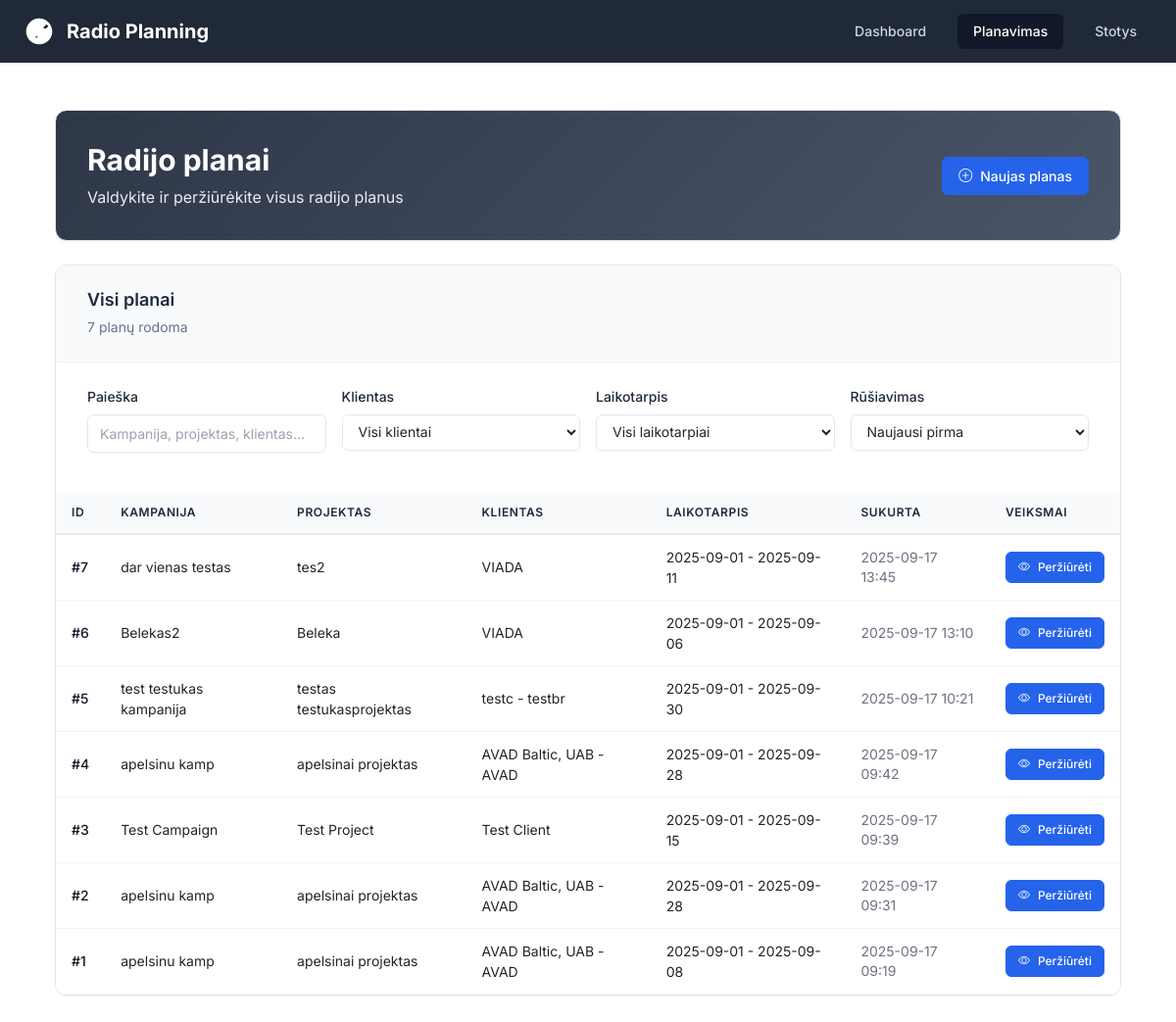
Screenshot of /planning with the database file from the repository.
### app/models.py (models this page shows, shortened)
class RadioPlan(db.Model):
    __tablename__ = 'radio_plans'
    id = db.Column(db.Integer, primary_key=True)
    campaign_id = db.Column(db.Integer, nullable=False)  # From projects-crm
    campaign_name = db.Column(db.String(200))
    project_id = db.Column(db.Integer)
    project_name = db.Column(db.String(200))
    client_brand_id = db.Column(db.Integer)
    client_brand_name = db.Column(db.String(200))
    start_date = db.Column(db.Date, nullable=False)
    end_date = db.Column(db.Date, nullable=False)
    target_audience = db.Column(db.String(50), nullable=False)
    our_discount = db.Column(db.Float, default=0)  # Percentage
    client_discount = db.Column(db.Float, default=0)  # Percentage
    created_at = db.Column(db.DateTime, default=datetime.utcnow)
    updated_at = db.Column(db.DateTime, default=datetime.utcnow, onupdate=datetime.utcnow)
    spots = db.relationship('RadioSpot', backref='plan', lazy='dynamic', cascade='all, delete-orphan')
    clips = db.relationship('RadioClip', backref='plan', lazy='dynamic', cascade='all, delete-orphan')
    selected_stations = db.relationship('RadioStation', secondary=plan_stations, lazy='subquery',
                                      backref=db.backref('plans', lazy=True))

### app/routes.py (the view)
@main_bp.route('/planning')
def planning():
    plans = RadioPlan.query.order_by(RadioPlan.created_at.desc()).all()
    return render_template('planning.html', plans=plans)

### app/templates/planning.html (shortened to what this page needs)
{% extends "base.html" %}
{% block content %}
<div class="container-fluid p-0">
    <div class="dashboard-header mb-4">
        <div class="header-content">
            <div class="flex justify-between items-center">
                <div>
                    <h1 class="text-3xl font-bold mb-2">Radijo planai</h1>
                    <p class="opacity-90">Valdykite ir peržiūrėkite visus radijo planus</p>
                </div>
                <a href="{{ url_for('main.new_plan') }}" class="btn-professional btn-primary">
                    <i class="bi bi-plus-circle"></i>
                    <span>Naujas planas</span>
                </a>
            </div>
        </div>
    </div>
    <div class="professional-section">
        <div class="section-header">
            <div class="section-title">
                <h3>Visi planai</h3>
                <span class="section-subtitle"><span id="filteredCount">{{ plans | length }}</span> planų rodoma</span>
            </div>
        </div>
        <div class="filter-content">
            <div class="filter-grid">
                <div class="filter-item">
                    <label for="searchFilter" class="filter-label">Paieška</label>
                    <input type="text" id="searchFilter" class="filter-input" placeholder="Kampanija, projektas, klientas...">
                </div>
                <div class="filter-item">
                    <label for="clientFilter" class="filter-label">Klientas</label>
                    <select id="clientFilter" class="filter-select">
                        <option value="">Visi klientai</option>
                    </select>
                </div>
                <div class="filter-item">
                    <label for="dateFilter" class="filter-label">Laikotarpis</label>
                    <select id="dateFilter" class="filter-select">
                        <option value="">Visi laikotarpiai</option>
                    </select>
                </div>
                <div class="filter-item">
                    <label for="sortFilter" class="filter-label">Rūšiavimas</label>
                    <select id="sortFilter" class="filter-select">
                        <option value="newest">Naujausi pirma</option>
                    </select>
                </div>
            </div>
        </div>
        <div class="table-container">
            {% if plans %}
            <div class="table-responsive">
                <table class="professional-table">
                    <thead>
                        <tr>
                            <th>ID</th>
                            <th>Kampanija</th>
                            <th>Projektas</th>
                            <th>Klientas</th>
                            <th>Laikotarpis</th>
                            <th>Sukurta</th>
                            <th>Veiksmai</th>
                        </tr>
                    </thead>
                    <tbody>
                        {% for plan in plans %}
                        <tr class="plan-row"
                            data-campaign="{{ (plan.campaign_name or '')|lower }}"
                            data-project="{{ (plan.project_name or '')|lower }}"
                            data-client="{{ (plan.client_brand_name or '')|lower }}"
                            data-start-date="{{ plan.start_date.strftime('%Y-%m-%d') }}"
                            data-end-date="{{ plan.end_date.strftime('%Y-%m-%d') }}"
                            data-created="{{ plan.created_at.strftime('%Y-%m-%d') }}">
                            <td class="font-medium text-gray-900">#{{ plan.id }}</td>
                            <td>{{ plan.campaign_name or 'N/A' }}</td>
                            <td>{{ plan.project_name or 'N/A' }}</td>
                            <td>{{ plan.client_brand_name or 'N/A' }}</td>
                            <td>
                                <span class="text-sm">
                                    {{ plan.start_date.strftime('%Y-%m-%d') }} - {{ plan.end_date.strftime('%Y-%m-%d') }}
                                </span>
                            </td>
                            <td class="text-gray-500 text-sm">{{ plan.created_at.strftime('%Y-%m-%d %H:%M') }}</td>
                            <td>
                                <a href="{{ url_for('main.view_plan', plan_id=plan.id) }}" class="btn-professional btn-primary btn-sm">
                                    <i class="bi bi-eye"></i>
                                    <span>Peržiūrėti</span>
                                </a>
                            </td>
                        </tr>
                        {% endfor %}
                    </tbody>
                </table>
            </div>
            {% endif %}
        </div>
    </div>
</div>
{% endblock %}

### app/templates/base.html (style rules this page uses)
body { font-family: 'Inter', sans-serif; }

### app/templates/planning.html (style rules this page uses)
:root { --primary-color: #2563eb; --success-color: #059669; --info-color: #0891b2; --warning-color: #d97706; --background-light: #f8fafc; --background-white: #ffffff; --text-primary: #1e293b; --text-secondary: #64748b; --text-muted: #94a3b8; --border-color: #e2e8f0; --border-light: #f1f5f9; --shadow-sm: 0 1px 2px 0 rgb(0 0 0 / 0.05); --shadow-md: 0 4px 6px -1px rgb(0 0 0 / 0.1), 0 2px 4px -2px rgb(0 0 0 / 0.1); --shadow-lg: 0 10px 15px -3px rgb(0 0 0 / 0.1), 0 4px 6px -4px rgb(0 0 0 / 0.1); --radius-sm: 6px; --radius-md: 8px; --radius-lg: 12px; }
.dashboard-header { background: linear-gradient(135deg, #2d3748, #4a5568); color: white; border: 1px solid var(--border-color); border-radius: var(--radius-lg); box-shadow: var(--shadow-sm); padding: 2rem; margin-bottom: 2rem; }
.btn-professional { display: inline-flex; align-items: center; gap: 0.5rem; padding: 0.5rem 1rem; border-radius: var(--radius-sm); font-size: 0.875rem; font-weight: 500; text-decoration: none; border: 1px solid transparent; transition: all 0.2s ease; cursor: pointer; }
.btn-professional.btn-sm { padding: 0.375rem 0.75rem; font-size: 0.75rem; }
.btn-professional.btn-primary { background: var(--primary-color); color: white; border-color: var(--primary-color); }
.professional-section { background: var(--background-white); border: 1px solid var(--border-color); border-radius: var(--radius-lg); box-shadow: var(--shadow-sm); overflow: hidden; }
.section-header { padding: 1.5rem 2rem; border-bottom: 1px solid var(--border-light); background: var(--background-light); }
.section-title h3 { font-size: 1.125rem; font-weight: 600; color: var(--text-primary); margin: 0 0 0.25rem 0; }
.section-subtitle { color: var(--text-secondary); font-size: 0.875rem; }
.table-container { overflow: hidden; }
.professional-table { width: 100%; border-collapse: collapse; font-size: 0.875rem; background: var(--background-white); }
.professional-table th { background: var(--background-light); color: var(--text-primary); font-weight: 600; padding: 0.75rem 1rem; text-align: left; border-bottom: 2px solid var(--border-color); font-size: 0.75rem; text-transform: uppercase; letter-spacing: 0.05em; }
.professional-table td { padding: 0.75rem 1rem; border-bottom: 1px solid var(--border-light); vertical-align: middle; font-size: 0.875rem; background: var(--background-white); }
.filter-content { padding: 1.5rem 2rem; }
.filter-grid { display: grid; grid-template-columns: repeat(auto-fit, minmax(200px, 1fr)); gap: 1rem; margin-bottom: 1rem; }
.filter-item { display: flex; flex-direction: column; gap: 0.5rem; }
.filter-label { font-size: 0.875rem; font-weight: 500; color: var(--text-primary); }
.filter-input, .filter-select { padding: 0.5rem 0.75rem; border: 1px solid var(--border-color); border-radius: var(--radius-sm); font-size: 0.875rem; transition: all 0.2s ease; background: var(--background-white); }
.opacity-90 { opacity: 0.9; }

### rows the page displays
RadioPlan: id "7", campaign_name "dar vienas testas", project_name "tes2", client_brand_name "VIADA", start_date "2025-09-01", end_date "2025-09-11", created_at "2025-09-17 13:45"
RadioPlan: id "6", campaign_name "Belekas2", project_name "Beleka", client_brand_name "VIADA", start_date "2025-09-01", end_date "2025-09-06", created_at "2025-09-17 13:10"
RadioPlan: id "5", campaign_name "test testukas kampanija", project_name "testas testukasprojektas", client_brand_name "testc - testbr", start_date "2025-09-01", end_date "2025-09-30", created_at "2025-09-17 10:21"
RadioPlan: id "4", campaign_name "apelsinu kamp", project_name "apelsinai projektas", client_brand_name "AVAD Baltic, UAB - AVAD", start_date "2025-09-01", end_date "2025-09-28", created_at "2025-09-17 09:42"
RadioPlan: id "3", campaign_name "Test Campaign", project_name "Test Project", client_brand_name "Test Client", start_date "2025-09-01", end_date "2025-09-15", created_at "2025-09-17 09:39"
RadioPlan: id "2", campaign_name "apelsinu kamp", project_name "apelsinai projektas", client_brand_name "AVAD Baltic, UAB - AVAD", start_date "2025-09-01", end_date "2025-09-28", created_at "2025-09-17 09:31"
RadioPlan: id "1", campaign_name "apelsinu kamp", project_name "apelsinai projektas", client_brand_name "AVAD Baltic, UAB - AVAD", start_date "2025-09-01", end_date "2025-09-08", created_at "2025-09-17 09:19"

### other values shown
{{ plans | length }} "7"
